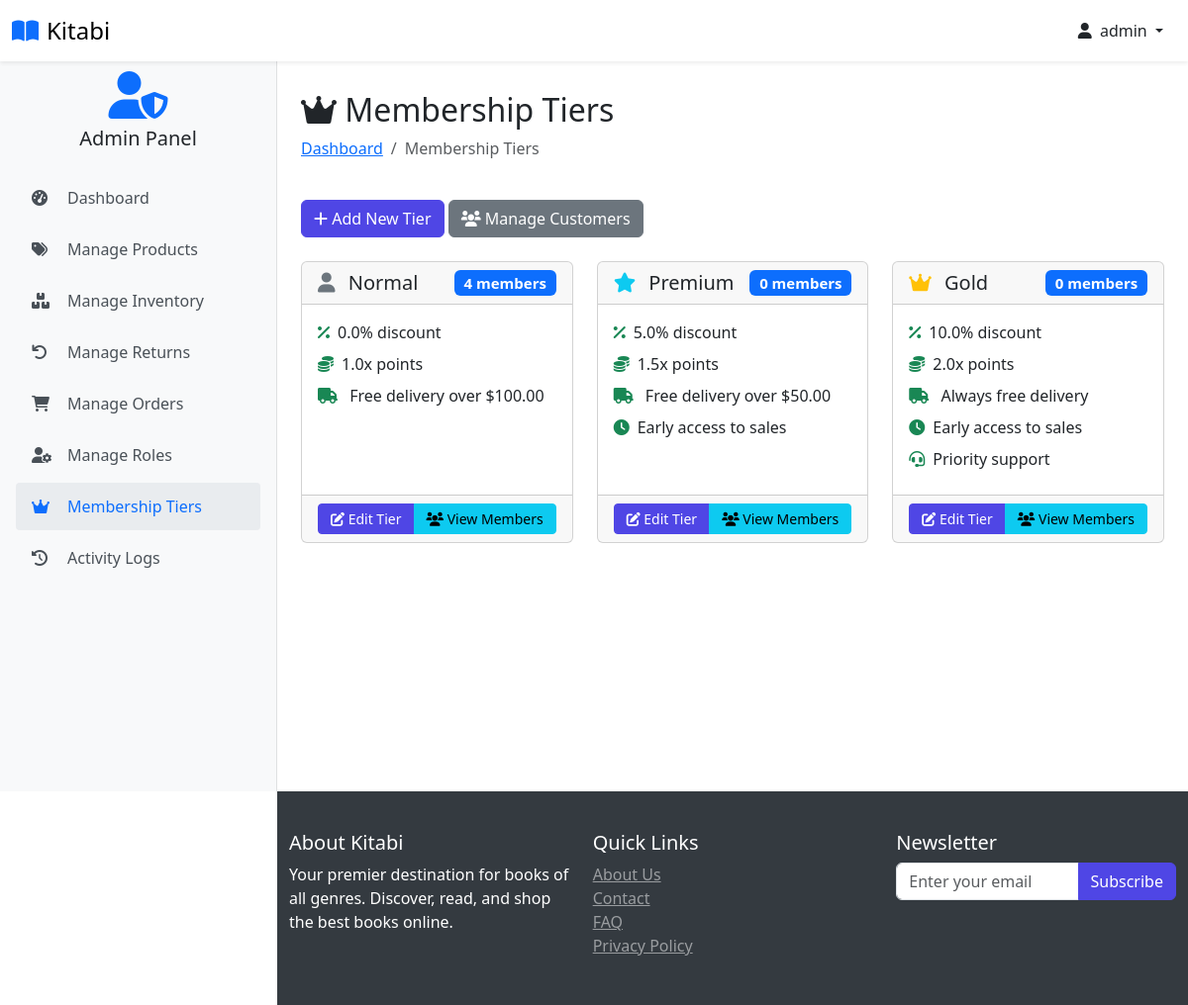
Screenshot of /membership-tiers (signed in) with the database file from the repository.
### website/models.py (models this page shows, shortened)
class Customer(db.Model, UserMixin):
    id = db.Column(db.Integer, primary_key=True)
    full_name = db.Column(db.String(100), nullable=False)
    email = db.Column(db.String(100), unique=True, nullable=False)
    username = db.Column(db.String(100), unique=True, nullable=False)
    password_hash = db.Column(db.String(200), nullable=False)
    date_joined = db.Column(db.DateTime(), default=datetime.utcnow)
    is_admin_val = db.Column(db.Boolean, default=False)
    last_login = db.Column(db.DateTime)
    status = db.Column(db.String(20), default='active')
    membership_tier_id = db.Column(db.Integer, db.ForeignKey('membership_tier.id'), default=1)  # Default to Normal
    points = db.Column(db.Integer, default=0)
    membership_tier = db.relationship('MembershipTier', backref='customers')
    cart_items = db.relationship('Cart', back_populates='customer', lazy=True)
    orders = db.relationship('Order', back_populates='customer', lazy=True)
    activity_logs = db.relationship('ActivityLog', back_populates='user', lazy=True)
    returns = db.relationship('Return', foreign_keys='Return.customer_link', back_populates='customer', lazy=True)
    roles = db.relationship(
        'Role',
        secondary=user_roles,
        back_populates='users',
        lazy='dynamic'
    )
    @property
    def password(self):
        raise AttributeError('Password is not a readable Attribute')
    @property
    def is_admin(self):
        return self.is_admin_val or any(
            role.name in ['Super Admin', 'Product Manager', 'Order Manager']
            for role in self.roles
        )
    def has_permission(self, permission):
        if not self.roles:
            return False
        for role in self.roles:
            permissions = role.permissions or []
            if permission in permissions:
                return True
        return False

class MembershipTier(db.Model):
    id = db.Column(db.Integer, primary_key=True)
    name = db.Column(db.String(50), nullable=False)  # Normal, Premium, Gold
    discount_percentage = db.Column(db.Float, default=0)
    free_delivery_threshold = db.Column(db.Float, nullable=True)  # NULL for Gold (always free)
    early_access = db.Column(db.Boolean, default=False)
    priority_support = db.Column(db.Boolean, default=False)
    points_multiplier = db.Column(db.Float, default=1.0)
    created_at = db.Column(db.DateTime, default=datetime.utcnow)

### website/admin.py (the view)
@admin.route('/membership-tiers', methods=['GET'])
@login_required
@admin_required
@check_permission('manage_users')
def membership_tiers():
    tiers = MembershipTier.query.all()
    return render_template('membership_tiers.html', tiers=tiers)

### website/templates/membership_tiers.html (shortened to what this page needs)
{% extends 'base.html' %}
{% block body %}
<div class="container pt-2">
    <div class="row mb-4">
        <div class="col">
            <h2><i class="fas fa-crown"></i> Membership Tiers</h2>
            <nav aria-label="breadcrumb">
                <ol class="breadcrumb">
                    <li class="breadcrumb-item"><a href="{{ url_for('admin.admin_page') }}">Dashboard</a></li>
                    <li class="breadcrumb-item active">Membership Tiers</li>
                </ol>
            </nav>
        </div>
    </div>
    <div class="mb-4">
        <a href="{{ url_for('admin.add_membership_tier') }}" class="btn btn-primary">
            <i class="fas fa-plus"></i> Add New Tier
        </a>
        <a href="{{ url_for('admin.manage_customer_points') }}" class="btn btn-secondary">
            <i class="fas fa-users"></i> Manage Customers
        </a>
    </div>
    <div class="row">
        {% for tier in tiers %}
        <div class="col-md-4 mb-4">
            <div class="card h-100">
                <div class="card-header">
                    <h5 class="card-title mb-0 d-flex justify-content-between align-items-center">
                        <span>
                            <i class="fas {% if tier.name == 'Gold' %}fa-crown text-warning{% elif tier.name == 'Premium' %}fa-star text-info{% else %}fa-user text-secondary{% endif %} me-2"></i>
                            {{ tier.name }}
                        </span>
                        <span class="badge bg-primary">{{ tier.customers|length }} members</span>
                    </h5>
                </div>
                <div class="card-body">
                    <ul class="list-unstyled mb-0">
                        <li class="mb-2"><i class="fas fa-percentage text-success me-2"></i>{{ tier.discount_percentage }}% discount</li>
                        <li class="mb-2"><i class="fas fa-coins text-success me-2"></i>{{ tier.points_multiplier }}x points</li>
                        <li class="mb-2">
                            <i class="fas fa-truck text-success me-2"></i>
                            {% if tier.free_delivery_threshold is none %}
                                Always free delivery
                            {% elif tier.free_delivery_threshold > 0 %}
                                Free delivery over ${{ "%.2f"|format(tier.free_delivery_threshold) }}
                            {% else %}
                                Standard delivery rates
                            {% endif %}
                        </li>
                        {% if tier.early_access %}
                        <li class="mb-2"><i class="fas fa-clock text-success me-2"></i>Early access to sales</li>
                        {% endif %}
                        {% if tier.priority_support %}
                        <li class="mb-2"><i class="fas fa-headset text-success me-2"></i>Priority support</li>
                        {% endif %}
                    </ul>
                </div>
                <div class="card-footer">
                    <div class="btn-group w-100">
                        <a href="{{ url_for('admin.edit_membership_tier', tier_id=tier.id) }}" class="btn btn-primary btn-sm">
                            <i class="fas fa-edit"></i> Edit Tier
                        </a>
                        <button type="button" class="btn btn-info btn-sm" data-bs-toggle="modal" data-bs-target="#memberList{{ tier.id }}">
                            <i class="fas fa-users"></i> View Members
                        </button>
                    </div>
                </div>
            </div>
        </div>
        {% endfor %}
    </div>
</div>
{% endblock %}

### website/templates/base.html (shortened to what this page needs)
<!DOCTYPE html>
<html lang="en">
<head>
    <link rel="stylesheet" href="{{ url_for('static', filename='css/bootstrap.min.css') }}">
    <link rel="stylesheet" href="{{ url_for('static', filename='css/owl.carousel.min.css') }}">
    <link rel="stylesheet" href="{{ url_for('static', filename='css/style.css') }}">
    <link rel="stylesheet" href="https://cdnjs.cloudflare.com/ajax/libs/font-awesome/6.0.0/css/all.min.css">
</head>
<body class="{% if current_user.is_authenticated %}{% if current_user.is_admin %}admin-user{% else %}user{% endif %}{% else %}guest{% endif %}">
<nav class="navbar navbar-light bg-white fixed-top shadow-sm">
    <div class="container-fluid">
        <div class="d-flex align-items-center">
            <a class="navbar-brand d-flex align-items-center" href="/">
                <i class="fas fa-book-open text-primary me-2"></i>
                <span class="font-weight-bold">Kitabi</span>
            </a>
        </div>
        <div class="d-flex align-items-center user-nav">
            {% if current_user.is_authenticated %}
                <div class="dropdown">
                    <button class="btn btn-link text-dark text-decoration-none dropdown-toggle" type="button" id="userDropdown" data-bs-toggle="dropdown" aria-expanded="false">
                        <i class="fas fa-user me-1"></i>
                        {{ current_user.username }}
                    </button>
                </div>
            {% else %}
                <a href="{{ url_for('auth.login') }}" class="btn btn-primary">
                    <i class="fas fa-sign-in-alt me-2"></i>Login
                </a>
            {% endif %}
        </div>
    </div>
</nav>
{% if current_user.is_authenticated and current_user.is_admin %}
    <div class="admin-sidebar">
        <div class="text-center mb-4">
            <i class="fas fa-user-shield fa-3x text-primary"></i>
            <h5 class="mt-2">Admin Panel</h5>
        </div>
        <div class="nav flex-column">
            <a class="admin-nav-item" href="{{ url_for('admin.admin_page') }}">
                <i class="fas fa-tachometer-alt"></i>Dashboard
            </a>
            {% if current_user.has_permission('manage_products') %}
            <a class="admin-nav-item" href="{{ url_for('admin.shop_items') }}">
                <i class="fas fa-tags"></i>Manage Products
            </a>
            {% endif %}
            {% if current_user.has_permission('manage_inventory') %}
            <a class="admin-nav-item" href="{{ url_for('admin.inventory_management') }}">
                <i class="fas fa-boxes"></i>Manage Inventory
            </a>
            {% endif %}
            {% if current_user.has_permission('manage_returns') %}
            <a class="admin-nav-item" href="{{ url_for('admin.returns_management') }}">
                <i class="fas fa-undo"></i>Manage Returns
            </a>
            {% endif %}
            {% if current_user.has_permission('manage_orders') %}
            <a class="admin-nav-item" href="{{ url_for('admin.order_view') }}">
                <i class="fas fa-shopping-cart"></i>Manage Orders
            </a>
            {% endif %}
            {% if current_user.has_permission('manage_users') %}
            <a class="admin-nav-item" href="{{ url_for('admin.manage_roles') }}">
                <i class="fas fa-user-cog"></i>Manage Roles
            </a>
            <a class="admin-nav-item" href="{{ url_for('admin.membership_tiers') }}">
                <i class="fas fa-crown"></i>Membership Tiers
            </a>
            {% endif %}
            {% if current_user.has_permission('view_reports') %}
            <a class="admin-nav-item" href="{{ url_for('admin.view_activity_logs') }}">
                <i class="fas fa-history"></i>Activity Logs
            </a>
            {% endif %}
        </div>
    </div>
{% endif %}
    <main class="main-content">
         <div class="container pt-2">
            {% block body %}{% endblock %}
        </div>
    </main>
    <footer>
         <div class="container pt-2">
            <div class="row">
                <div class="col-md-4">
                    <h5>About Kitabi</h5>
                    <p>Your premier destination for books of all genres. Discover, read, and shop the best books online.</p>
                </div>
                <div class="col-md-4">
                    <h5>Quick Links</h5>
                    <ul class="list-unstyled">
                        <li><a href="#" class="text-white-50">About Us</a></li>
                        <li><a href="#" class="text-white-50">Contact</a></li>
                        <li><a href="#" class="text-white-50">FAQ</a></li>
                    <li><a href="#" class="text-white-50">Privacy Policy</a></li>
                </ul>
            </div>
            <div class="col-md-4">
                <h5>Newsletter</h5>
                <form method="POST" enctype="multipart/form-data">
                    <div class="input-group">
                        <input type="email" class="form-control" placeholder="Enter your email">
                        <button class="btn btn-primary" type="submit">Subscribe</button>
                    </div>
                </form>
            </div>
        </div>
    </div>
</footer>
</body>
</html>

### website/static/css/style.css (style rules this page uses)
:root { --primary-color: #4f46e5; --secondary-color: #818cf8; --dark-color: #1f2937; --light-color: #f3f4f6; }
body { font-family: 'Segoe UI', Tahoma, Geneva, Verdana, sans-serif; padding-top: 56px; margin: 0; }
.navbar-brand { font-size: 1.5rem; }
.sidebar, .admin-sidebar { height: calc(100vh - 56px); position: fixed; top: 56px; left: 0; width: 280px; z-index: 1000; overflow-y: auto; transition: transform 0.3s ease-in-out; padding: 1rem; }
.admin-sidebar { background-color: #f8f9fa; border-right: 1px solid rgba(0, 0, 0, 0.1); }
.main-content { padding-top: 20px; min-height: calc(100vh - 56px); transition: margin-left 0.3s ease-in-out; }
body.admin-user .main-content { margin-left: 280px; }
.admin-nav-item { display: flex; align-items: center; padding: 0.75rem 1rem; color: #495057; text-decoration: none; border-radius: 0.25rem; transition: all 0.2s; margin-bottom: 0.25rem; }
.admin-nav-item:hover, .admin-nav-item.active { background-color: #e9ecef; color: #0d6efd; text-decoration: none; }
.admin-nav-item i { width: 1.5rem; margin-right: 0.75rem; }
.btn-primary { background-color: var(--primary-color); border-color: var(--primary-color); }
footer { flex-shrink: 0; position: relative; width: 100%; margin-top: auto; }
@media (min-width: 992px) { body:not(.admin-user) footer, body.admin-user footer { margin-left: 280px; width: calc(100% - 280px); } }

### website/templates/base.html (style rules this page uses)
body { min-height: 100vh; display: flex; flex-direction: column; padding-top: 56px; }
.sidebar, .admin-sidebar { height: calc(100vh - 56px); position: fixed; top: 56px; left: 0; width: 280px; z-index: 1000; overflow-y: auto; transition: transform 0.3s ease-in-out; padding: 1rem; }
.admin-sidebar { background-color: #f8f9fa; border-right: 1px solid rgba(0, 0, 0, 0.1); }
.admin-nav-item { display: flex; align-items: center; padding: 0.75rem 1rem; color: #495057; text-decoration: none; border-radius: 0.25rem; transition: all 0.2s; margin-bottom: 0.25rem; }
.admin-nav-item:hover, .admin-nav-item.active { background-color: #e9ecef; color: #0d6efd; text-decoration: none; }
.admin-nav-item i { width: 1.5rem; margin-right: 0.75rem; }
.main-content { flex: 1; padding-top: 20px; transition: margin-left 0.3s ease-in-out; }
footer { margin-top: auto; background-color: #343a40; color: white; padding: 2rem 0; }
@media (min-width: 992px) { body.admin-user .main-content, body.admin-user footer { margin-left: 280px; } }

### rows the page displays
Customer: username "admin"
MembershipTier: name "Normal", customers|length "4", discount_percentage "0.0", points_multiplier "1.0", free_delivery_threshold "100.00"
MembershipTier: name "Premium", customers|length "0", discount_percentage "5.0", points_multiplier "1.5", free_delivery_threshold "50.00", early_access True (drawn)
MembershipTier: name "Gold", customers|length "0", discount_percentage "10.0", points_multiplier "2.0", shows "Always free delivery", early_access True (drawn), priority_support True (drawn)
